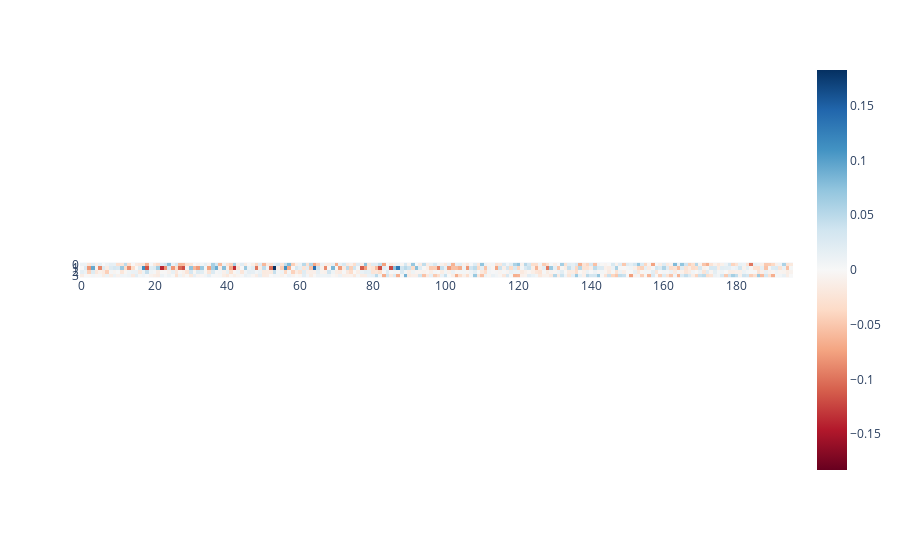

This figure's notebook cell:
### Code cell


### Figure 1 — Plotly figure (JSON) as saved in the notebook; plotly's stock layout.template omitted (floating-point values rounded to 4 significant figures; data arrays with more than 128 entries replaced by an {"elided": "..."} marker saying what was removed)
{"data": [{"coloraxis": "coloraxis", "hovertemplate": "x: %{x}<br>y: %{y}<br>color: %{z}<extra></extra>", "name": "0", "type": "heatmap", "xaxis": "x", "yaxis": "y", "z": {"elided": "4x196 float values"}}], "layout": {"coloraxis": {"cmid": 0, "colorscale": [[0, "rgb(103,0,31)"], [0.1, "rgb(178,24,43)"], [0.2, "rgb(214,96,77)"], [0.3, "rgb(244,165,130)"], [0.4, "rgb(253,219,199)"], [0.5, "rgb(247,247,247)"], [0.6, "rgb(209,229,240)"], [0.7, "rgb(146,197,222)"], [0.8, "rgb(67,147,195)"], [0.9, "rgb(33,102,172)"], [1, "rgb(5,48,97)"]]}, "margin": {"t": 60}, "xaxis": {"anchor": "y", "constrain": "domain", "domain": [0, 1], "scaleanchor": "y"}, "yaxis": {"anchor": "x", "autorange": "reversed", "constrain": "domain", "domain": [0, 1]}}}
